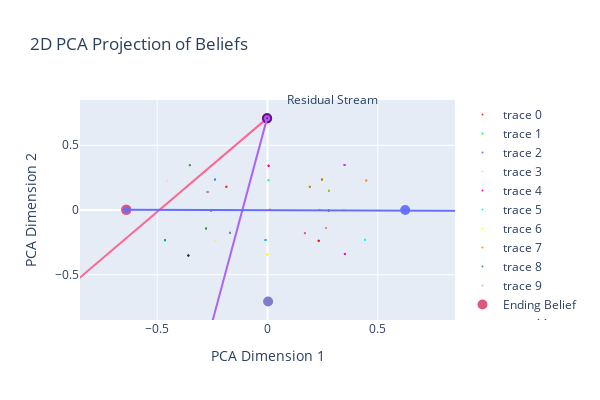

The cell this chart's notebook holds for it:
### Code cell
# Transform the ground truth beliefs
colors = px.colors.qualitative.Light24 + px.colors.qualitative.Dark24 + px.colors.qualitative.Plotly

# Create a subplot with two scatter plots
fig = make_subplots(rows=1, cols=1, specs=[[{'type': 'scatter'}]])


state_1 = 31
state_2 = 10
per_layer_steering_vector = get_steering_vector(per_layer_belief_activations,state_1,state_2)
flattened_vector = torch.cat([v for k,v in per_layer_steering_vector.items()],dim=-1)
transformed_steering_vector_full = vis_pca.transform(regression.predict(flattened_vector.reshape(1,-1)))
fig = get_plot_2d_pca_vector(fig,transformed_steering_vector_full)

state_1 = 31
state_2 = 21
per_layer_steering_vector = get_steering_vector(per_layer_belief_activations,state_1,state_2)
flattened_vector = torch.cat([v for k,v in per_layer_steering_vector.items()],dim=-1)
transformed_steering_vector_full = vis_pca.transform(regression.predict(flattened_vector.reshape(1,-1)))
fig = get_plot_2d_pca_vector(fig,transformed_steering_vector_full)

state_1 = 10
state_2 = 2
per_layer_steering_vector = get_steering_vector(per_layer_belief_activations,state_1,state_2)
flattened_vector = torch.cat([v for k,v in per_layer_steering_vector.items()],dim=-1)
transformed_steering_vector_full = vis_pca.transform(regression.predict(flattened_vector.reshape(1,-1)))
fig = get_plot_2d_pca_vector(fig,transformed_steering_vector_full)




# set x and y lime to -.75 to .75
fig.update_xaxes(range=[-.85, .85], row=1, col=1)
fig.update_yaxes(range=[-.85, .85], row=1, col=1)
# Update layout
fig.update_layout(title='2D PCA Projection of Beliefs',
                  xaxis_title='PCA Dimension 1', yaxis_title='PCA Dimension 2',
                  width=600, height=400,
                  annotations=[
                      dict(text="Residual Stream", x=0.8, y=1.05, showarrow=False, xref="paper", yref="paper")
                  ])

### Figure 1 — Plotly figure (JSON) as saved in the notebook; plotly's stock layout.template omitted (floating-point values rounded to 4 significant figures)
{"data": [{"marker": {"color": "#FD3216", "opacity": 1, "size": 2}, "mode": "markers", "type": "scatter", "x": [-0.1865], "xaxis": "x", "y": [0.1793], "yaxis": "y"}, {"marker": {"color": "#00FE35", "opacity": 1, "size": 2}, "mode": "markers", "type": "scatter", "x": [0.236], "xaxis": "x", "y": [-0.0004235], "yaxis": "y"}, {"marker": {"color": "#6A76FC", "opacity": 1, "size": 2}, "mode": "markers", "type": "scatter", "x": [0.6243], "xaxis": "x", "y": [-0.0004217], "yaxis": "y"}, {"marker": {"color": "#FED4C4", "opacity": 1, "size": 2}, "mode": "markers", "type": "scatter", "x": [-0.4546], "xaxis": "x", "y": [0.2261], "yaxis": "y"}, {"marker": {"color": "#FE00CE", "opacity": 1, "size": 2}, "mode": "markers", "type": "scatter", "x": [0.3505], "xaxis": "x", "y": [-0.3409], "yaxis": "y"}, {"marker": {"color": "#0DF9FF", "opacity": 1, "size": 2}, "mode": "markers", "type": "scatter", "x": [0.4418], "xaxis": "x", "y": [-0.2296], "yaxis": "y"}, {"marker": {"color": "#F6F926", "opacity": 1, "size": 2}, "mode": "markers", "type": "scatter", "x": [-0.0007319], "xaxis": "x", "y": [-0.3445], "yaxis": "y"}, {"marker": {"color": "#FF9616", "opacity": 1, "size": 2}, "mode": "markers", "type": "scatter", "x": [0.4478], "xaxis": "x", "y": [0.2282], "yaxis": "y"}, {"marker": {"color": "#479B55", "opacity": 1, "size": 2}, "mode": "markers", "type": "scatter", "x": [-0.3522], "xaxis": "x", "y": [0.3458], "yaxis": "y"}, {"marker": {"color": "#EEA6FB", "opacity": 1, "size": 2}, "mode": "markers", "type": "scatter", "x": [0.3452], "xaxis": "x", "y": [-0.0002204], "yaxis": "y"}, {"marker": {"color": "#DC587D", "opacity": 1, "size": 10}, "mode": "markers", "name": "Ending Belief", "type": "scatter", "x": [-0.6403], "xaxis": "x", "y": [0.001057], "yaxis": "y"}, {"marker": {"color": "#D626FF", "opacity": 1, "size": 2}, "mode": "markers", "type": "scatter", "x": [0.3494], "xaxis": "x", "y": [0.3469], "yaxis": "y"}, {"marker": {"color": "#6E899C", "opacity": 1, "size": 2}, "mode": "markers", "type": "scatter", "x": [-0.1698], "xaxis": "x", "y": [-0.1764], "yaxis": "y"}, {"marker": {"color": "#00B5F7", "opacity": 1, "size": 2}, "mode": "markers", "type": "scatter", "x": [-0.009173], "xaxis": "x", "y": [-0.2312], "yaxis": "y"}, {"marker": {"color": "#B68E00", "opacity": 1, "size": 2}, "mode": "markers", "type": "scatter", "x": [0.1918], "xaxis": "x", "y": [0.1802], "yaxis": "y"}, {"marker": {"color": "#C9FBE5", "opacity": 1, "size": 2}, "mode": "markers", "type": "scatter", "x": [-0.3464], "xaxis": "x", "y": [-0.001949], "yaxis": "y"}, {"marker": {"color": "#FF0092", "opacity": 1, "size": 2}, "mode": "markers", "type": "scatter", "x": [0.005075], "xaxis": "x", "y": [0.3415], "yaxis": "y"}, {"marker": {"color": "#22FFA7", "opacity": 1, "size": 2}, "mode": "markers", "type": "scatter", "x": [0.004581], "xaxis": "x", "y": [0.2294], "yaxis": "y"}, {"marker": {"color": "#E3EE9E", "opacity": 1, "size": 2}, "mode": "markers", "type": "scatter", "x": [-0.235], "xaxis": "x", "y": [-0.236], "yaxis": "y"}, {"marker": {"color": "#86CE00", "opacity": 1, "size": 2}, "mode": "markers", "type": "scatter", "x": [0.2782], "xaxis": "x", "y": [0.1496], "yaxis": "y"}, {"marker": {"color": "#BC7196", "opacity": 1, "size": 2}, "mode": "markers", "type": "scatter", "x": [-0.2716], "xaxis": "x", "y": [0.14], "yaxis": "y"}, {"marker": {"color": "#7E7DCD", "opacity": 1, "size": 2}, "mode": "markers", "type": "scatter", "x": [0.0028], "xaxis": "x", "y": [-0.7067], "yaxis": "y"}, {"marker": {"color": "#FC6955", "opacity": 1, "size": 2}, "mode": "markers", "type": "scatter", "x": [0.01173], "xaxis": "x", "y": [0.001882], "yaxis": "y"}, {"marker": {"color": "#E48F72", "opacity": 1, "size": 2}, "mode": "markers", "type": "scatter", "x": [0.2648], "xaxis": "x", "y": [-0.1394], "yaxis": "y"}, {"marker": {"color": "#2E91E5", "opacity": 1, "size": 2}, "mode": "markers", "type": "scatter", "x": [-0.2383], "xaxis": "x", "y": [0.235], "yaxis": "y"}, {"marker": {"color": "#E15F99", "opacity": 1, "size": 2}, "mode": "markers", "type": "scatter", "x": [0.1695], "xaxis": "x", "y": [-0.1795], "yaxis": "y"}, {"marker": {"color": "#1CA71C", "opacity": 1, "size": 2}, "mode": "markers", "type": "scatter", "x": [-0.2784], "xaxis": "x", "y": [-0.1433], "yaxis": "y"}, {"marker": {"color": "#FB0D0D", "opacity": 1, "size": 2}, "mode": "markers", "type": "scatter", "x": [0.2322], "xaxis": "x", "y": [-0.2383], "yaxis": "y"}, {"marker": {"color": "#DA16FF", "opacity": 1, "size": 2}, "mode": "markers", "type": "scatter", "x": [-0.2566], "xaxis": "x", "y": [-0.004043], "yaxis": "y"}, {"marker": {"color": "#222A2A", "opacity": 1, "size": 2}, "mode": "markers", "type": "scatter", "x": [-0.3587], "xaxis": "x", "y": [-0.3524], "yaxis": "y"}, {"marker": {"color": "#B68100", "opacity": 1, "size": 2}, "mode": "markers", "type": "scatter", "x": [0.2467], "xaxis": "x", "y": [0.2352], "yaxis": "y"}, {"marker": {"color": "#750D86", "opacity": 1, "size": 10}, "mode": "markers", "name": "Starting Belief", "type": "scatter", "x": [-0.002052], "xaxis": "x", "y": [0.708], "yaxis": "y"}, {"marker": {"color": "#750D86", "opacity": 1, "size": 2}, "mode": "markers", "type": "scatter", "x": [-0.002052], "xaxis": "x", "y": [0.708], "yaxis": "y"}, {"marker": {"color": "#EB663B", "opacity": 1, "size": 2}, "mode": "markers", "type": "scatter", "x": [-0.235], "xaxis": "x", "y": [0.0003691], "yaxis": "y"}, {"marker": {"color": "#00A08B", "opacity": 1, "size": 2}, "mode": "markers", "type": "scatter", "x": [-0.4646], "xaxis": "x", "y": [-0.2337], "yaxis": "y"}, {"marker": {"color": "#FB00D1", "opacity": 1, "size": 2}, "mode": "markers", "type": "scatter", "x": [0.277], "xaxis": "x", "y": [-0.004299], "yaxis": "y"}, {"name": "Vector", "type": "scatter", "x": [-0.002052, -0.981], "y": [0.708, -0.7117]}, {"marker": {"color": "#FD3216", "opacity": 1, "size": 2}, "mode": "markers", "type": "scatter", "x": [-0.1865], "xaxis": "x", "y": [0.1793], "yaxis": "y"}, {"marker": {"color": "#00FE35", "opacity": 1, "size": 2}, "mode": "markers", "type": "scatter", "x": [0.236], "xaxis": "x", "y": [-0.0004235], "yaxis": "y"}, {"marker": {"color": "#6A76FC", "opacity": 1, "size": 2}, "mode": "markers", "type": "scatter", "x": [0.6243], "xaxis": "x", "y": [-0.0004217], "yaxis": "y"}, {"marker": {"color": "#FED4C4", "opacity": 1, "size": 2}, "mode": "markers", "type": "scatter", "x": [-0.4546], "xaxis": "x", "y": [0.2261], "yaxis": "y"}, {"marker": {"color": "#FE00CE", "opacity": 1, "size": 2}, "mode": "markers", "type": "scatter", "x": [0.3505], "xaxis": "x", "y": [-0.3409], "yaxis": "y"}, {"marker": {"color": "#0DF9FF", "opacity": 1, "size": 2}, "mode": "markers", "type": "scatter", "x": [0.4418], "xaxis": "x", "y": [-0.2296], "yaxis": "y"}, {"marker": {"color": "#F6F926", "opacity": 1, "size": 2}, "mode": "markers", "type": "scatter", "x": [-0.0007319], "xaxis": "x", "y": [-0.3445], "yaxis": "y"}, {"marker": {"color": "#FF9616", "opacity": 1, "size": 2}, "mode": "markers", "type": "scatter", "x": [0.4478], "xaxis": "x", "y": [0.2282], "yaxis": "y"}, {"marker": {"color": "#479B55", "opacity": 1, "size": 2}, "mode": "markers", "type": "scatter", "x": [-0.3522], "xaxis": "x", "y": [0.3458], "yaxis": "y"}, {"marker": {"color": "#EEA6FB", "opacity": 1, "size": 2}, "mode": "markers", "type": "scatter", "x": [0.3452], "xaxis": "x", "y": [-0.0002204], "yaxis": "y"}, {"marker": {"color": "#DC587D", "opacity": 1, "size": 2}, "mode": "markers", "type": "scatter", "x": [-0.6403], "xaxis": "x", "y": [0.001057], "yaxis": "y"}, {"marker": {"color": "#D626FF", "opacity": 1, "size": 2}, "mode": "markers", "type": "scatter", "x": [0.3494], "xaxis": "x", "y": [0.3469], "yaxis": "y"}, {"marker": {"color": "#6E899C", "opacity": 1, "size": 2}, "mode": "markers", "type": "scatter", "x": [-0.1698], "xaxis": "x", "y": [-0.1764], "yaxis": "y"}, {"marker": {"color": "#00B5F7", "opacity": 1, "size": 2}, "mode": "markers", "type": "scatter", "x": [-0.009173], "xaxis": "x", "y": [-0.2312], "yaxis": "y"}, {"marker": {"color": "#B68E00", "opacity": 1, "size": 2}, "mode": "markers", "type": "scatter", "x": [0.1918], "xaxis": "x", "y": [0.1802], "yaxis": "y"}, {"marker": {"color": "#C9FBE5", "opacity": 1, "size": 2}, "mode": "markers", "type": "scatter", "x": [-0.3464], "xaxis": "x", "y": [-0.001949], "yaxis": "y"}, {"marker": {"color": "#FF0092", "opacity": 1, "size": 2}, "mode": "markers", "type": "scatter", "x": [0.005075], "xaxis": "x", "y": [0.3415], "yaxis": "y"}, {"marker": {"color": "#22FFA7", "opacity": 1, "size": 2}, "mode": "markers", "type": "scatter", "x": [0.004581], "xaxis": "x", "y": [0.2294], "yaxis": "y"}, {"marker": {"color": "#E3EE9E", "opacity": 1, "size": 2}, "mode": "markers", "type": "scatter", "x": [-0.235], "xaxis": "x", "y": [-0.236], "yaxis": "y"}, {"marker": {"color": "#86CE00", "opacity": 1, "size": 2}, "mode": "markers", "type": "scatter", "x": [0.2782], "xaxis": "x", "y": [0.1496], "yaxis": "y"}, {"marker": {"color": "#BC7196", "opacity": 1, "size": 2}, "mode": "markers", "type": "scatter", "x": [-0.2716], "xaxis": "x", "y": [0.14], "yaxis": "y"}, {"marker": {"color": "#7E7DCD", "opacity": 1, "size": 10}, "mode": "markers", "name": "Ending Belief", "type": "scatter", "x": [0.0028], "xaxis": "x", "y": [-0.7067], "yaxis": "y"}, {"marker": {"color": "#FC6955", "opacity": 1, "size": 2}, "mode": "markers", "type": "scatter", "x": [0.01173], "xaxis": "x", "y": [0.001882], "yaxis": "y"}, {"marker": {"color": "#E48F72", "opacity": 1, "size": 2}, "mode": "markers", "type": "scatter", "x": [0.2648], "xaxis": "x", "y": [-0.1394], "yaxis": "y"}, {"marker": {"color": "#2E91E5", "opacity": 1, "size": 2}, "mode": "markers", "type": "scatter", "x": [-0.2383], "xaxis": "x", "y": [0.235], "yaxis": "y"}, {"marker": {"color": "#E15F99", "opacity": 1, "size": 2}, "mode": "markers", "type": "scatter", "x": [0.1695], "xaxis": "x", "y": [-0.1795], "yaxis": "y"}, {"marker": {"color": "#1CA71C", "opacity": 1, "size": 2}, "mode": "markers", "type": "scatter", "x": [-0.2784], "xaxis": "x", "y": [-0.1433], "yaxis": "y"}, {"marker": {"color": "#FB0D0D", "opacity": 1, "size": 2}, "mode": "markers", "type": "scatter", "x": [0.2322], "xaxis": "x", "y": [-0.2383], "yaxis": "y"}, {"marker": {"color": "#DA16FF", "opacity": 1, "size": 2}, "mode": "markers", "type": "scatter", "x": [-0.2566], "xaxis": "x", "y": [-0.004043], "yaxis": "y"}, {"marker": {"color": "#222A2A", "opacity": 1, "size": 2}, "mode": "markers", "type": "scatter", "x": [-0.3587], "xaxis": "x", "y": [-0.3524], "yaxis": "y"}, {"marker": {"color": "#B68100", "opacity": 1, "size": 2}, "mode": "markers", "type": "scatter", "x": [0.2467], "xaxis": "x", "y": [0.2352], "yaxis": "y"}, {"marker": {"color": "#750D86", "opacity": 1, "size": 10}, "mode": "markers", "name": "Starting Belief", "type": "scatter", "x": [-0.002052], "xaxis": "x", "y": [0.708], "yaxis": "y"}, {"marker": {"color": "#750D86", "opacity": 1, "size": 2}, "mode": "markers", "type": "scatter", "x": [-0.002052], "xaxis": "x", "y": [0.708], "yaxis": "y"}, {"marker": {"color": "#EB663B", "opacity": 1, "size": 2}, "mode": "markers", "type": "scatter", "x": [-0.235], "xaxis": "x", "y": [0.0003691], "yaxis": "y"}, {"marker": {"color": "#00A08B", "opacity": 1, "size": 2}, "mode": "markers", "type": "scatter", "x": [-0.4646], "xaxis": "x", "y": [-0.2337], "yaxis": "y"}, {"marker": {"color": "#FB00D1", "opacity": 1, "size": 2}, "mode": "markers", "type": "scatter", "x": [0.277], "xaxis": "x", "y": [-0.004299], "yaxis": "y"}, {"name": "Vector", "type": "scatter", "x": [-0.002052, -0.3379], "y": [0.708, -1.419]}, {"marker": {"color": "#FD3216", "opacity": 1, "size": 2}, "mode": "markers", "type": "scatter", "x": [-0.1865], "xaxis": "x", "y": [0.1793], "yaxis": "y"}, {"marker": {"color": "#00FE35", "opacity": 1, "size": 2}, "mode": "markers", "type": "scatter", "x": [0.236], "xaxis": "x", "y": [-0.0004235], "yaxis": "y"}, {"marker": {"color": "#6A76FC", "opacity": 1, "size": 10}, "mode": "markers", "name": "Ending Belief", "type": "scatter", "x": [0.6243], "xaxis": "x", "y": [-0.0004217], "yaxis": "y"}, {"marker": {"color": "#FED4C4", "opacity": 1, "size": 2}, "mode": "markers", "type": "scatter", "x": [-0.4546], "xaxis": "x", "y": [0.2261], "yaxis": "y"}, {"marker": {"color": "#FE00CE", "opacity": 1, "size": 2}, "mode": "markers", "type": "scatter", "x": [0.3505], "xaxis": "x", "y": [-0.3409], "yaxis": "y"}, {"marker": {"color": "#0DF9FF", "opacity": 1, "size": 2}, "mode": "markers", "type": "scatter", "x": [0.4418], "xaxis": "x", "y": [-0.2296], "yaxis": "y"}, {"marker": {"color": "#F6F926", "opacity": 1, "size": 2}, "mode": "markers", "type": "scatter", "x": [-0.0007319], "xaxis": "x", "y": [-0.3445], "yaxis": "y"}, {"marker": {"color": "#FF9616", "opacity": 1, "size": 2}, "mode": "markers", "type": "scatter", "x": [0.4478], "xaxis": "x", "y": [0.2282], "yaxis": "y"}, {"marker": {"color": "#479B55", "opacity": 1, "size": 2}, "mode": "markers", "type": "scatter", "x": [-0.3522], "xaxis": "x", "y": [0.3458], "yaxis": "y"}, {"marker": {"color": "#EEA6FB", "opacity": 1, "size": 2}, "mode": "markers", "type": "scatter", "x": [0.3452], "xaxis": "x", "y": [-0.0002204], "yaxis": "y"}, {"marker": {"color": "#DC587D", "opacity": 1, "size": 10}, "mode": "markers", "name": "Starting Belief", "type": "scatter", "x": [-0.6403], "xaxis": "x", "y": [0.001057], "yaxis": "y"}, {"marker": {"color": "#DC587D", "opacity": 1, "size": 2}, "mode": "markers", "type": "scatter", "x": [-0.6403], "xaxis": "x", "y": [0.001057], "yaxis": "y"}, {"marker": {"color": "#D626FF", "opacity": 1, "size": 2}, "mode": "markers", "type": "scatter", "x": [0.3494], "xaxis": "x", "y": [0.3469], "yaxis": "y"}, {"marker": {"color": "#6E899C", "opacity": 1, "size": 2}, "mode": "markers", "type": "scatter", "x": [-0.1698], "xaxis": "x", "y": [-0.1764], "yaxis": "y"}, {"marker": {"color": "#00B5F7", "opacity": 1, "size": 2}, "mode": "markers", "type": "scatter", "x": [-0.009173], "xaxis": "x", "y": [-0.2312], "yaxis": "y"}, {"marker": {"color": "#B68E00", "opacity": 1, "size": 2}, "mode": "markers", "type": "scatter", "x": [0.1918], "xaxis": "x", "y": [0.1802], "yaxis": "y"}, {"marker": {"color": "#C9FBE5", "opacity": 1, "size": 2}, "mode": "markers", "type": "scatter", "x": [-0.3464], "xaxis": "x", "y": [-0.001949], "yaxis": "y"}, {"marker": {"color": "#FF0092", "opacity": 1, "size": 2}, "mode": "markers", "type": "scatter", "x": [0.005075], "xaxis": "x", "y": [0.3415], "yaxis": "y"}, {"marker": {"color": "#22FFA7", "opacity": 1, "size": 2}, "mode": "markers", "type": "scatter", "x": [0.004581], "xaxis": "x", "y": [0.2294], "yaxis": "y"}, {"marker": {"color": "#E3EE9E", "opacity": 1, "size": 2}, "mode": "markers", "type": "scatter", "x": [-0.235], "xaxis": "x", "y": [-0.236], "yaxis": "y"}, {"marker": {"color": "#86CE00", "opacity": 1, "size": 2}, "mode": "markers", "type": "scatter", "x": [0.2782], "xaxis": "x", "y": [0.1496], "yaxis": "y"}, {"marker": {"color": "#BC7196", "opacity": 1, "size": 2}, "mode": "markers", "type": "scatter", "x": [-0.2716], "xaxis": "x", "y": [0.14], "yaxis": "y"}, {"marker": {"color": "#7E7DCD", "opacity": 1, "size": 2}, "mode": "markers", "type": "scatter", "x": [0.0028], "xaxis": "x", "y": [-0.7067], "yaxis": "y"}, {"marker": {"color": "#FC6955", "opacity": 1, "size": 2}, "mode": "markers", "type": "scatter", "x": [0.01173], "xaxis": "x", "y": [0.001882], "yaxis": "y"}, {"marker": {"color": "#E48F72", "opacity": 1, "size": 2}, "mode": "markers", "type": "scatter", "x": [0.2648], "xaxis": "x", "y": [-0.1394], "yaxis": "y"}, {"marker": {"color": "#2E91E5", "opacity": 1, "size": 2}, "mode": "markers", "type": "scatter", "x": [-0.2383], "xaxis": "x", "y": [0.235], "yaxis": "y"}, {"marker": {"color": "#E15F99", "opacity": 1, "size": 2}, "mode": "markers", "type": "scatter", "x": [0.1695], "xaxis": "x", "y": [-0.1795], "yaxis": "y"}, {"marker": {"color": "#1CA71C", "opacity": 1, "size": 2}, "mode": "markers", "type": "scatter", "x": [-0.2784], "xaxis": "x", "y": [-0.1433], "yaxis": "y"}, {"marker": {"color": "#FB0D0D", "opacity": 1, "size": 2}, "mode": "markers", "type": "scatter", "x": [0.2322], "xaxis": "x", "y": [-0.2383], "yaxis": "y"}, {"marker": {"color": "#DA16FF", "opacity": 1, "size": 2}, "mode": "markers", "type": "scatter", "x": [-0.2566], "xaxis": "x", "y": [-0.004043], "yaxis": "y"}, {"marker": {"color": "#222A2A", "opacity": 1, "size": 2}, "mode": "markers", "type": "scatter", "x": [-0.3587], "xaxis": "x", "y": [-0.3524], "yaxis": "y"}, {"marker": {"color": "#B68100", "opacity": 1, "size": 2}, "mode": "markers", "type": "scatter", "x": [0.2467], "xaxis": "x", "y": [0.2352], "yaxis": "y"}, {"marker": {"color": "#750D86", "opacity": 1, "size": 2}, "mode": "markers", "type": "scatter", "x": [-0.002052], "xaxis": "x", "y": [0.708], "yaxis": "y"}, {"marker": {"color": "#EB663B", "opacity": 1, "size": 2}, "mode": "markers", "type": "scatter", "x": [-0.235], "xaxis": "x", "y": [0.0003691], "yaxis": "y"}, {"marker": {"color": "#00A08B", "opacity": 1, "size": 2}, "mode": "markers", "type": "scatter", "x": [-0.4646], "xaxis": "x", "y": [-0.2337], "yaxis": "y"}, {"marker": {"color": "#FB00D1", "opacity": 1, "size": 2}, "mode": "markers", "type": "scatter", "x": [0.277], "xaxis": "x", "y": [-0.004299], "yaxis": "y"}, {"name": "Vector", "type": "scatter", "x": [-0.6403, 0.9218], "y": [0.001057, -0.006163]}], "layout": {"annotations": [{"showarrow": false, "text": "Residual Stream", "x": 0.8, "xref": "paper", "y": 1.05, "yref": "paper"}], "height": 400, "title": {"text": "2D PCA Projection of Beliefs"}, "width": 600, "xaxis": {"anchor": "y", "domain": [0, 1], "range": [-0.85, 0.85], "title": {"text": "PCA Dimension 1"}}, "yaxis": {"anchor": "x", "domain": [0, 1], "range": [-0.85, 0.85], "title": {"text": "PCA Dimension 2"}}}}
